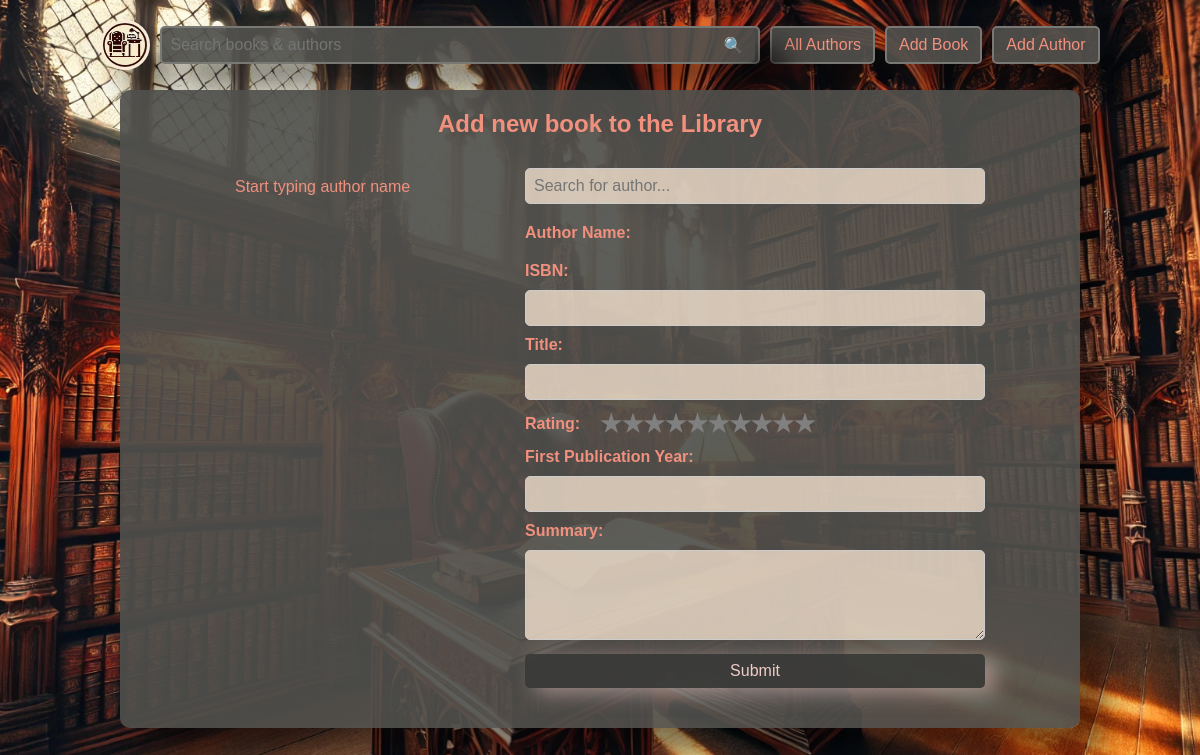
Before: /add_author_book/16 with the older database file.
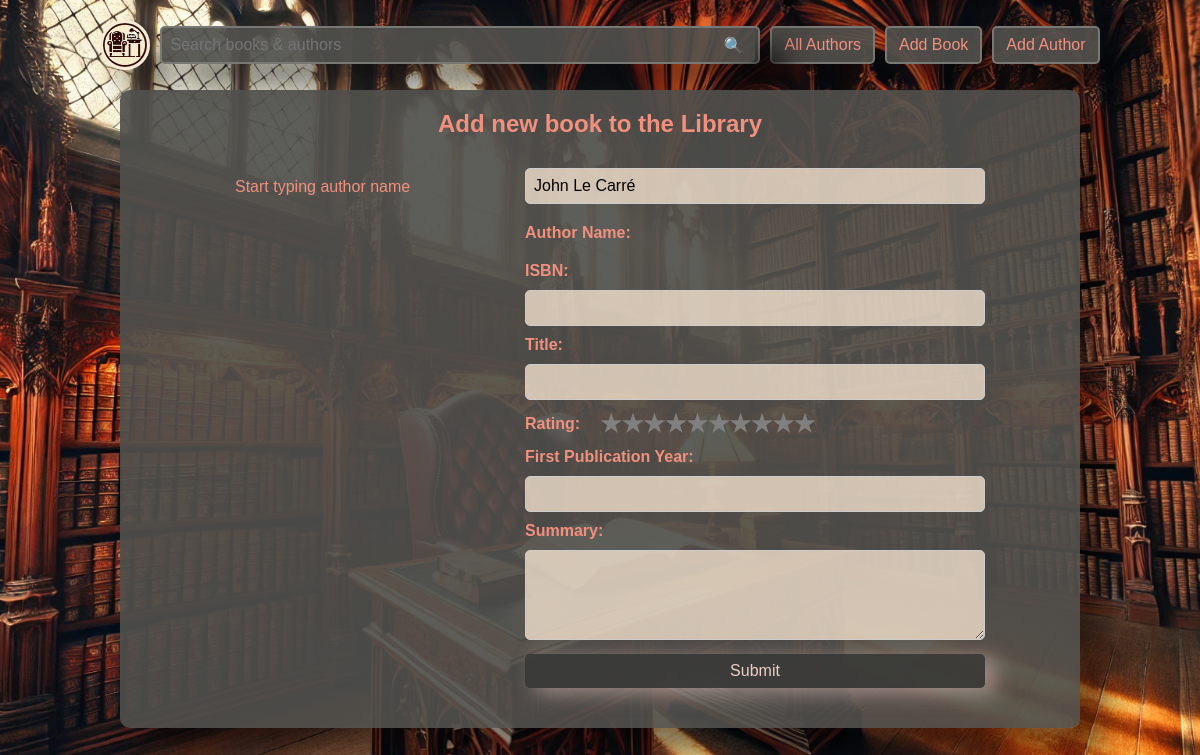
After: the same page with the newer database file.
### data_models.py (models this page shows, shortened)
class Author(db.Model):
    __tablename__ = 'authors'
    author_id = db.Column(db.Integer, primary_key=True, autoincrement=True)
    name = db.Column(db.String(80), nullable=False)
    birth_date = db.Column(db.Date)
    date_of_death = db.Column(db.Date)
    biography = db.Column(db.Text, nullable=True)

### app_routes.py (the view)
    @app.route('/add_author_book/<int:author_id>', methods=['POST', 'GET'])
    def add_author_book(author_id):
        return controller.add_book(author_id=author_id)

### controller.py (called while the page is built, shortened)
def add_book(author_id=None):
    author = None
    if author_id is not None:
        author = Author.query.get(author_id)
    return render_template('add_book.html',
                           author_id = author_id if author_id is not None else "",
                           author_name = author.name if author is not None else "")

### templates/add_book.html (shortened to what this page needs)
{% extends "common.html" %}
{% block content %}
    <h2>Add new book to the Library</h2>
    <div id="add_book_form_container">
        <div id="author-info">
            <div id="s-result-title">Start typing author name</div>
        </div>
        <form id="add_book_form" action="/add_book" method="POST">
            <input type="text" id="author-search" value="{{author_name}}" placeholder="Search for author..." oninput="searchAuthor()">
            <div id="found-author-title-name">Author Name: <div id="found-author-name"></div></div>
            <div class="input_field">
            <label for="isbn">ISBN:</label>
            <input type="text" id="isbn" name="isbn">
            </div>
            <div class="input_field">
            <label for="title">Title:</label>
            <input type="text" id="title" name="title" required>
            </div>
            <div class="input_field">
                <div id="rating_box">
                    <label for="rating">Rating:</label>
                    <div class="star-rating">
                        <input type="radio" id="star10" name="rating" value="10"><label for="star10">★</label>
                        <input type="radio" id="star9" name="rating" value="9"><label for="star9">★</label>
                        <input type="radio" id="star8" name="rating" value="8"><label for="star8">★</label>
                        <input type="radio" id="star7" name="rating" value="7"><label for="star7">★</label>
                        <input type="radio" id="star6" name="rating" value="6"><label for="star6">★</label>
                        <input type="radio" id="star5" name="rating" value="5"><label for="star5">★</label>
                        <input type="radio" id="star4" name="rating" value="4"><label for="star4">★</label>
                        <input type="radio" id="star3" name="rating" value="3"><label for="star3">★</label>
                        <input type="radio" id="star2" name="rating" value="2"><label for="star2">★</label>
                        <input type="radio" id="star1" name="rating" value="1"><label for="star1">★</label>
                    </div>
                </div>
            </div>
            <div class="input_field">
            <label for="publication_year">First Publication Year:</label>
            <input type="number" id="publication_year" name="publication_year" required>
            </div>
            <div class="input_field">
            <label for="summary">Summary:</label>
            <textarea id="summary" name="summary" rows="4"></textarea>
            </div>
            <button id="submit_button" type="submit" disabled>Submit</button>
        </form>
    </div>
{% endblock %}

Changed rows visible on the page:
added Author: name "John Le Carré"
